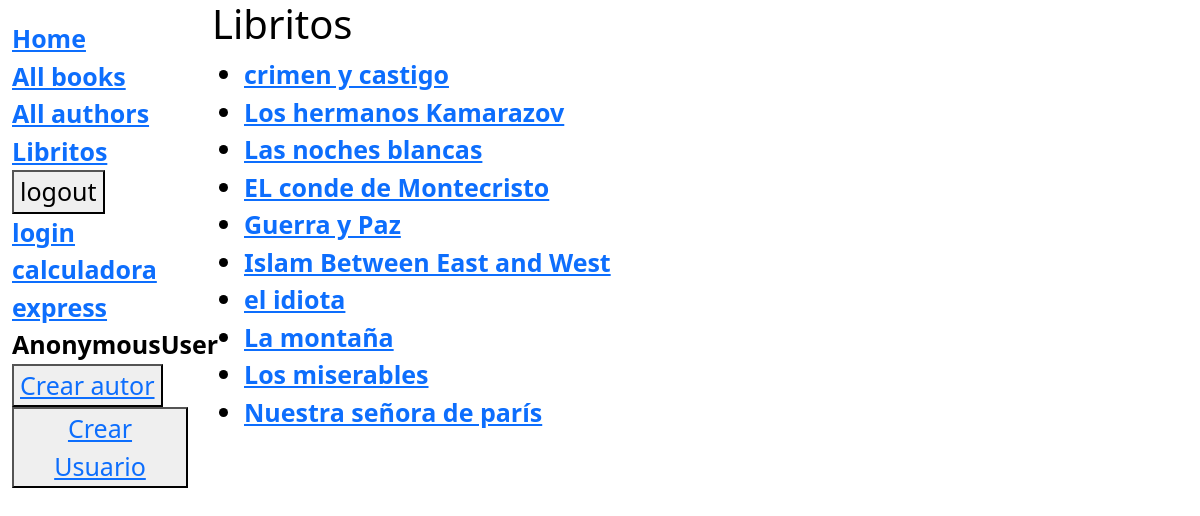
/catalog/libritos/, run on the app's committed database.
### catalog/models.py (models this page shows, shortened)
class Book(models.Model):
    title = models.CharField(max_length=200)
    lenguaje  = models.ForeignKey('Lenguaje', on_delete=models.CASCADE,null=True)
    author = models.ForeignKey('Author', on_delete=models.SET_NULL, null=True)
    summary = models.TextField(max_length=1000, help_text="Ingrese una breve descripción del libro")
    isbn = models.CharField('ISBN',max_length=13, help_text='13 Caracteres <a href="https://www.isbn-international.org/content/what-isbn">ISBN number</a>')
    portada = models.ImageField(upload_to='libros/portadas/', null=True, blank=True)
    genre = models.ManyToManyField(Genre, help_text="Seleccione un genero para este libro")
    def get_absolute_url(self):
        return reverse('book-detail', args=[str(self.id)])
    def display_genre(self):
        """Create a string for the Genre. This is required to display genre in Admin."""
        return ', '.join(genre.name for genre in self.genre.all()[:3])
    display_genre.short_description = 'Genre'

### catalog/views.py (the view)
# urls.py: path('libritos/', views.ListarLibros,name="ListarLibros"),
def ListarLibros(request):
    numLibros =  Book.objects.all()
    context = {
	'numlibros':numLibros
    }
    return render(request,'libros.html' , context)

### catalog/templates/libros.html
{% extends "base_generic.html" %}
{% block content %}
  <h1>Libritos</h1>
  {% if  numlibros%}
  <ul>
    {% for book in numlibros %}
    <li>
      <a href="{{ book.get_absolute_url }} ">{{ book.title }}</a>
    </li>
    {% endfor %}
  </ul>
  {% else %}
    <p>No hay libros en la biblioteca.</p>
  {% endif %}
{% endblock %}

### catalog/static/css/styles.css (style rules this page uses)
body { background-color: #ffffff; background-repeat: no-repeat; background-size: cover; color: black; font-size: 25px; font-weight: 599; }

### data on the page
Book: title "crimen y castigo"
Book: title "Los hermanos Kamarazov"
Book: title "Las noches blancas"
Book: title "EL conde de Montecristo"
Book: title "Guerra y Paz"
Book: title "Islam Between East and West"
Book: title "el idiota"
Book: title "La montaña"
Book: title "Los miserables"
Book: title "Nuestra señora de parís"

### other printed values
{{ user }} "AnonymousUser"
